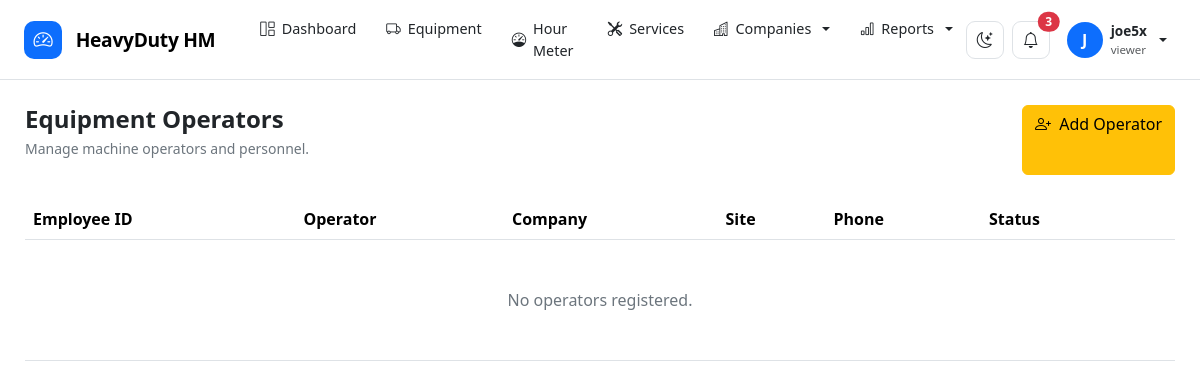
Page /operators/ (signed in) on the committed database.
### accounts/models.py (models this page shows, shortened)
class User(AbstractUser):
    class Role(models.TextChoices):
        SUPER_ADMIN = "super_admin", "Super Administrator"
        COMPANY_ADMIN = "company_admin", "Company Administrator"
        MANAGER = "manager", "Manager"
        SUPERVISOR = "supervisor", "Supervisor"
        OPERATOR = "operator", "Equipment Operator"
        MECHANIC = "mechanic", "Mechanic"
        VIEWER = "viewer", "Viewer"
    role = models.CharField(
        max_length=30,
        choices=Role.choices,
        default=Role.VIEWER,
    )
    phone = models.CharField(
        max_length=30,
        blank=True,
    )
    employee_id = models.CharField(
        max_length=50,
        blank=True,
        unique=True,
        null=True,
    )
    is_active_operator = models.BooleanField(
        default=True
    )

### operators/views.py (the view)
@login_required
def operator_list(request):
    operators = Operator.objects.select_related(
        "company",
        "site",
        "user",
    )
    return render(
        request,
        "operators/operator_list.html",
        {"operators": operators},
    )

### templates/operators/operator_list.html (shortened to what this page needs)
{% extends "base.html" %}
{% block content %}
<div class="d-flex justify-content-between mb-4">
    <div>
        <h4 class="fw-bold mb-1">
            Equipment Operators
        </h4>
        <p class="text-secondary small">
            Manage machine operators and personnel.
        </p>
    </div>
    <a href="{% url 'operators:create' %}"
       class="btn btn-warning">
        <i class="bi bi-person-plus me-1"></i>
        Add Operator
    </a>
</div>
<div class="panel">
    <div class="table-responsive">
        <table class="table">
            <thead>
                <tr>
                    <th>Employee ID</th>
                    <th>Operator</th>
                    <th>Company</th>
                    <th>Site</th>
                    <th>Phone</th>
                    <th>Status</th>
                    <th></th>
                </tr>
            </thead>
            <tbody>
            {% for operator in operators %}
                <tr>
                    <td class="text-warning fw-semibold">
                        {{ operator.employee_id }}
                    </td>
                    <td>
                        <div class="d-flex align-items-center gap-2">
                            <div class="user-avatar"
                                 style="width:32px;height:32px;font-size:12px;">
                                {{ operator.first_name|first|upper }}
                            </div>
                            <div>
                                <div class="fw-semibold">
                                    {{ operator.first_name }}
                                    {{ operator.last_name }}
                                </div>
                            </div>
                        </div>
                    </td>
                    <td>
                        {{ operator.company.name }}
                    </td>
                    <td>
                        {{ operator.site|default:"—" }}
                    </td>
                    <td>
                        {{ operator.phone|default:"—" }}
                    </td>
                    <td>
                        {% if operator.is_active %}
                        <span class="status status-active">
                            <span class="status-dot"></span>
                            Active
                        </span>
                        {% else %}
                        <span class="status status-danger">
                            Inactive
                        </span>
                        {% endif %}
                    </td>
                    <td>
                        <a href="{% url 'operators:detail' operator.pk %}"
                           class="btn btn-sm btn-outline-secondary">
                            <i class="bi bi-arrow-right"></i>
                        </a>
                    </td>
                </tr>
            {% empty %}
                <tr>
                    <td colspan="7"
                        class="text-center text-secondary py-5">
                        No operators registered.
                    </td>
                </tr>
            {% endfor %}
            </tbody>
        </table>
    </div>
</div>
{% endblock %}

### templates/base.html (shortened to what this page needs)
<!DOCTYPE html>
<html lang="en" data-bs-theme="light">
<head>
    <link
        href="https://cdn.jsdelivr.net/npm/bootstrap@5.3.3/dist/css/bootstrap.min.css"
        rel="stylesheet"
    >
    <link
        href="https://cdn.jsdelivr.net/npm/bootstrap-icons@1.11.3/font/bootstrap-icons.css"
        rel="stylesheet"
    >
</head>
<body>
<nav class="navbar navbar-expand-lg hm-navbar">
    <div class="container-fluid px-3 px-lg-4">
        <a
            href="{% url 'dashboard:index' %}"
            class="navbar-brand hm-brand"
        >
            <span class="hm-brand-icon">
                <i class="bi bi-speedometer2"></i>
            </span>
            HeavyDuty HM
        </a>
        <div
            class="collapse navbar-collapse"
            id="hmNavbar"
        >
            <ul class="navbar-nav me-auto ms-lg-3 gap-lg-1">
                <li class="nav-item">
                    <a
                        class="nav-link hm-nav-link"
                        href="{% url 'dashboard:index' %}"
                    >
                        <i class="bi bi-grid-1x2"></i>
                        Dashboard
                    </a>
                </li>
                <li class="nav-item">
                    <a
                        class="nav-link hm-nav-link"
                        href="{% url 'equipment:list' %}"
                    >
                        <i class="bi bi-truck"></i>
                        Equipment
                    </a>
                </li>
                <li class="nav-item">
                    <a
                        class="nav-link hm-nav-link"
                        href="{% url 'hourmeter:reading_list' %}"
                    >
                        <i class="bi bi-speedometer"></i>
                        Hour Meter
                    </a>
                </li>
                <li class="nav-item">
                    <a
                        class="nav-link hm-nav-link"
                        href="{% url 'equipment:service_list' %}"
                    >
                        <i class="bi bi-tools"></i>
                        Services
                    </a>
                </li>
                <li class="nav-item dropdown hm-dropdown">
                    <a
                        class="nav-link hm-nav-link dropdown-toggle"
                        href="#"
                        role="button"
                        data-bs-toggle="dropdown"
                    >
                        <i class="bi bi-buildings"></i>
                        Companies
                    </a>
                </li>
                <li class="nav-item dropdown hm-dropdown">
                    <a
                        class="nav-link hm-nav-link dropdown-toggle"
                        href="#"
                        role="button"
                        data-bs-toggle="dropdown"
                    >
                        <i class="bi bi-bar-chart"></i>
                        Reports
                    </a>
                </li>
            </ul>
            <div class="d-flex align-items-center gap-2">
                <button
                    type="button"
                    class="theme-btn"
                    id="themeToggle"
                    title="Toggle theme"
                >
                    <i
                        class="bi bi-moon-stars"
                        id="themeIcon"
                    ></i>
                </button>
                <button
                    type="button"
                    class="theme-btn position-relative"
                >
                    <i class="bi bi-bell"></i>
                    <span
                        class="position-absolute top-0 start-100
                               translate-middle badge rounded-pill
                               bg-danger"
                    >
                        3
                    </span>
                </button>
                <div class="dropdown hm-dropdown">
                    <a
                        href="#"
                        class="hm-user dropdown-toggle"
                        data-bs-toggle="dropdown"
                    >
                        <span class="hm-avatar">
                            {% if request.user.first_name %}
                                {{ request.user.first_name|first|upper }}
                            {% else %}
                                {{ request.user.username|first|upper }}
                            {% endif %}
                        </span>
                        <span class="hm-user-info">
                            <span class="hm-user-name d-block">
                                {{ request.user.get_full_name|default:request.user.username }}
                            </span>
                            <span class="hm-user-role d-block">
                                {{ request.user.role|default:"User" }}
                            </span>
                        </span>
                    </a>
                </div>
            </div>
        </div>
    </div>
</nav>
<main class="hm-main">
    {% block content %}
    {% endblock %}
</main>
</body>
</html>

### templates/base.html (style rules this page uses)
body { min-height: 100vh; background: var(--bs-body-bg); color: var(--bs-body-color); }
.hm-navbar { min-height: 68px; border-bottom: 1px solid var(--bs-border-color); background: var(--bs-body-bg); position: sticky; top: 0; z-index: 1030; }
.hm-brand { font-size: 1.2rem; font-weight: 800; letter-spacing: -0.3px; white-space: nowrap; }
.hm-brand-icon { width: 38px; height: 38px; display: inline-flex; align-items: center; justify-content: center; border-radius: 10px; background: #0d6efd; color: #fff; margin-right: 9px; }
.hm-nav-link { display: flex; align-items: center; gap: 7px; padding: 10px 13px !important; border-radius: 8px; color: var(--bs-body-color) !important; font-size: .9rem; font-weight: 500; transition: background .2s ease, color .2s ease; }
.hm-user { display: flex; align-items: center; gap: 8px; padding: 5px 9px; border-radius: 10px; text-decoration: none; color: var(--bs-body-color); }
.hm-avatar { width: 36px; height: 36px; display: flex; align-items: center; justify-content: center; border-radius: 50%; background: #0d6efd; color: white; font-weight: 700; }
.hm-user-name { font-size: .85rem; font-weight: 600; }
.hm-user-role { font-size: .72rem; color: var(--bs-secondary-color); }
.theme-btn { width: 38px; height: 38px; display: inline-flex; align-items: center; justify-content: center; border: 1px solid var(--bs-border-color); border-radius: 9px; background: var(--bs-body-bg); color: var(--bs-body-color); transition: .2s ease; }
.hm-main { min-height: calc(100vh - 68px); padding: 25px; }

### rows in the picture
User: user.username|first "J", user.get_full_name "joe5x", user.role "viewer"
